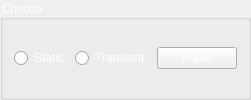
                     <widget class="QGroupBox" name="choicer_sf">
                      <property name="styleSheet">
                       <string notr="true">color: rgb(255, 255, 255);</string>
                      </property>
                      <property name="title">
                       <string>Choose</string>
                      </property>
                      <layout class="QHBoxLayout" name="horizontalLayout_48">
                       <item>
                        <layout class="QHBoxLayout" name="horizontalLayout_46">
                         <item>
                          <widget class="QRadioButton" name="sf_static_rb">
                           <property name="text">
                            <string>Static</string>
                           </property>
                          </widget>
                         </item>
                         <item>
                          <widget class="QRadioButton" name="sf_transient_rb">
                           <property name="text">
                            <string>Transient</string>
                           </property>
                          </widget>
                         </item>
                         <item>
                          <widget class="QPushButton" name="electrostatic_parse_5">
                           <property name="styleSheet">
                            <string notr="true">color: rgb(255, 255, 255);</string>
                           </property>
                           <property name="text">
                            <string>Parse</string>
                           </property>
                          </widget>
                         </item>
                        </layout>
                       </item>
                      </layout>
                     </widget>
